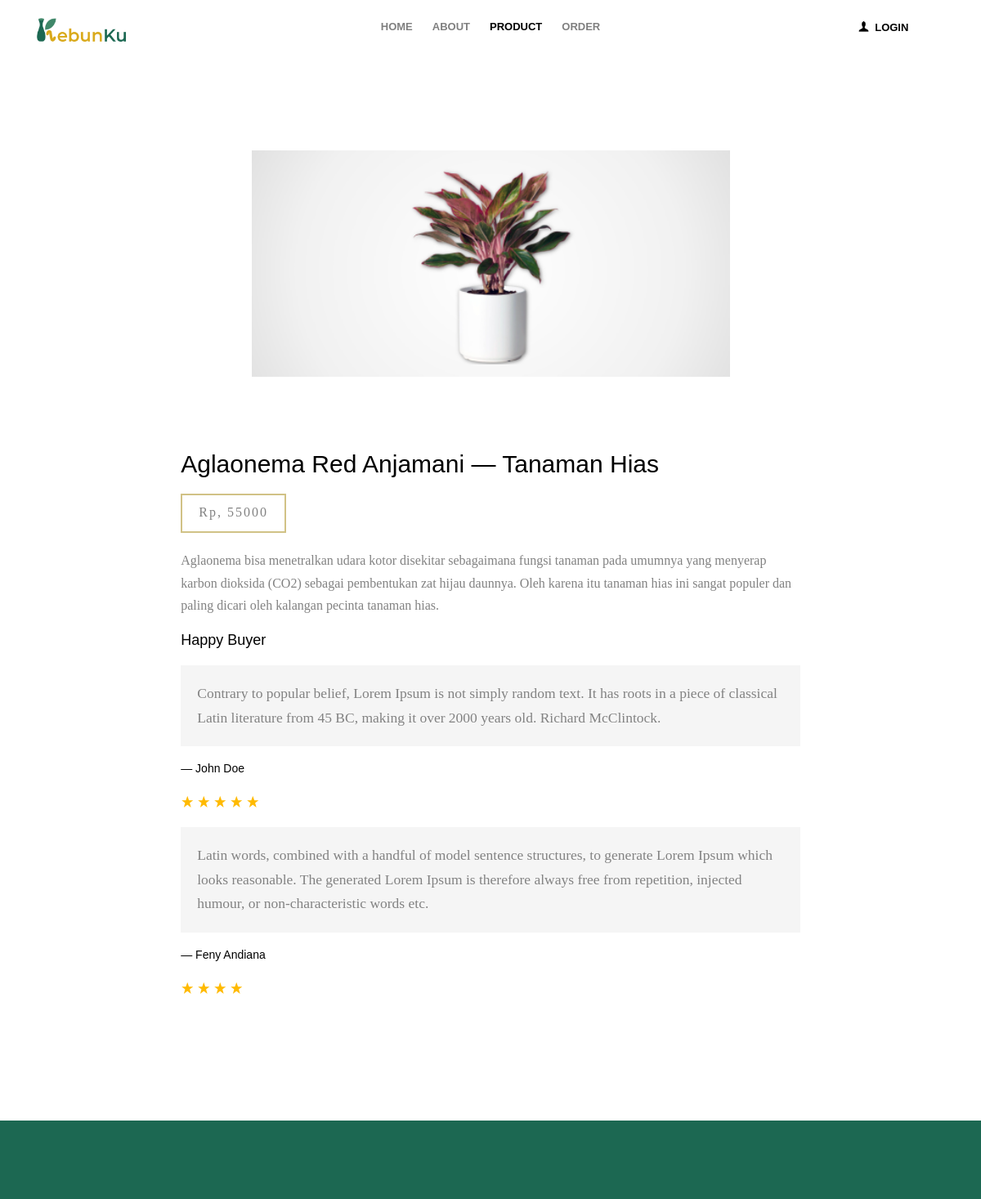
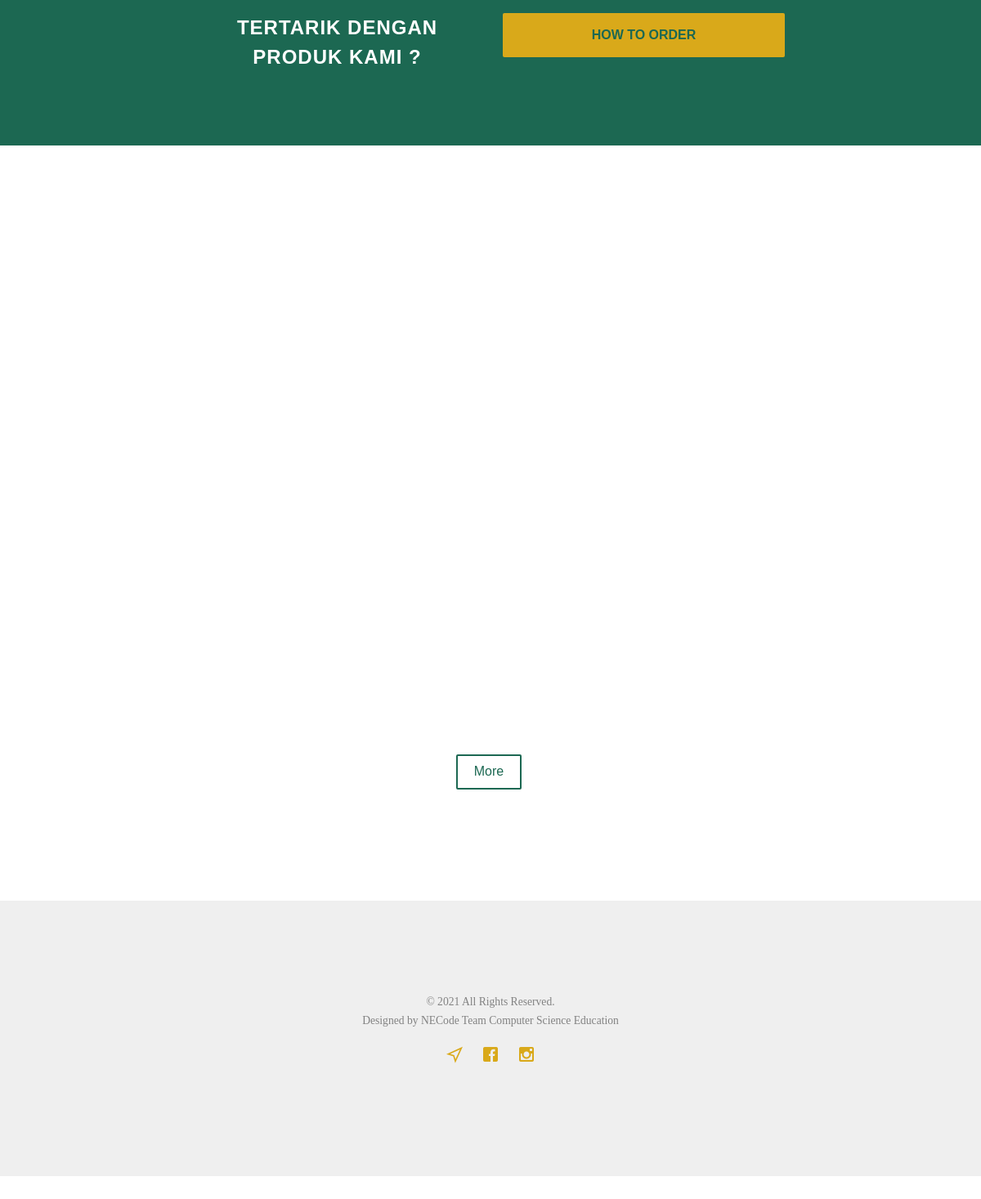
The page /detail-product.php?id_detail=1 on the database its author committed (2 pictures, top to bottom).
### tables this page shows
CREATE TABLE `tb_produk` (
  `id_produk` int(8) NOT NULL,
  `nama` varchar(200) NOT NULL,
  `foto` varchar(200) NOT NULL,
  `harga` int(8) NOT NULL,
  `id_jenisproduk` int(8) NOT NULL,
  `stok` int(8) NOT NULL,
  `keterangan` text NOT NULL
);

CREATE TABLE `tb_jenisproduk` (
  `id_jenisproduk` int(8) NOT NULL,
  `nama_jenis` varchar(200) NOT NULL
);

CREATE TABLE `tb_testimoni` (
  `id_testimoni` int(8) NOT NULL,
  `id_produk` int(8) NOT NULL,
  `nama_user` varchar(200) NOT NULL,
  `foto_user` varchar(200) NOT NULL,
  `testimoni` text NOT NULL,
  `rate` decimal(11,0) NOT NULL
);

### detail-product.php (the view, shortened to what this page needs)
<?php
include('dbconn/dbconn.php');
$id_detail = $_GET['id_detail'];
$sql_detail = "SELECT * FROM tb_produk p inner join tb_jenisproduk j on p.id_jenisproduk=j.id_jenisproduk WHERE p.id_produk='$id_detail'";
$result_detail = $conn->query($sql_detail);
$row_detail = $result_detail->fetch_assoc();
?>
<!DOCTYPE HTML>
<html>
<head>
	<link rel="stylesheet" href="pengunjung/css/animate.css">
	<link rel="stylesheet" href="pengunjung/css/icomoon.css">
	<link rel="stylesheet" href="pengunjung/css/bootstrap.css">
	<link rel="stylesheet" href="pengunjung/css/flexslider.css">
	<link rel="stylesheet" href="pengunjung/css/owl.carousel.min.css">
	<link rel="stylesheet" href="pengunjung/css/owl.theme.default.min.css">
	<link rel="stylesheet" href="pengunjung/css/style.css">
</head>
<body>
	<div id="page">
		<nav class="fh5co-nav" role="navigation">
			<div class="container">
				<div class="row">
					<div class="col-md-3 col-xs-2">
						<div id="fh5co-logo"><a href="index.php"><img src="images/branding/side-logo-5.png" width="120px"></a></div>
					</div>
					<div class="col-md-6 col-xs-6 text-center menu-1">
						<ul>
							<li><a href="index.php">HOME</a></li>
							<li><a href="about.php">ABOUT</a></li>
							<li class="active"><a href="product.php">PRODUCT</a></li>
							<li><a href="order.php">ORDER</a></li>
						</ul>
					</div>
					<div class="col-md-3 col-xs-4 text-right hidden-xs menu-2">
						<ul>
							<li class="search">
								<div class="input-group">
									<span class="input-group-btn">
										<button class="btn btn-primary" type="button"><a href="login-dashboard.php" class="cart" title="Login Petugas KebunKu"><span><i class="icon-user"></i></span>&nbsp;&nbsp;Login</a></button>
									</span>
								</div>
							</li>
						</ul>
					</div>
				</div>
			</div>
		</nav>
		<div id="fh5co-product">
			<div class="container">
				<div class="row">
					<div class="item">
						<div class="active text-center">
							<figure>
								<?php echo "<img src='images/product/" . $row_detail['foto'] . "' width='50%' >"; ?>
							</figure>
						</div>
					</div>
				</div>
				<div class="row">
					<div class="col-md-10 col-md-offset-1">
						<div class="fh5co-tabs animate-box">
							<div class="fh5co-tab-content-wrap">
								<div class="fh5co-tab-content tab-content active" data-tab-content="1">
									<div class="col-md-10 col-md-offset-1">
										<h2><?php echo $row_detail['nama']; ?> &mdash; <?php echo $row_detail['nama_jenis']; ?></h2>
										<span class="price">Rp, <?php echo $row_detail['harga']; ?></span>
										<p><?php echo $row_detail['keterangan']; ?></p>
										<div class="feed">
											<?php
											$id_test = $row_detail['id_produk'];
											$sql_test = "SELECT * FROM tb_testimoni WHERE id_produk='$id_test'";
											$result_test = $conn->query($sql_test);
											if ($result_test->num_rows > 0) {
												echo "<h4>Happy Buyer</h4>";
												while ($row_test = $result_test->fetch_assoc()) {
											?>
													<div>
														<blockquote>
															<p><?php echo $row_test['testimoni']; ?> </p>
														</blockquote>
														<h5> &mdash; <?php echo $row_test['nama_user']; ?> </h5>
														<span class="rate">
															<?php
															$rate = $row_test['rate'];
															while ($rate > 0) {
															?>
																<i class="icon-star2"></i>
															<?php
																$rate--;
															}
															?>
														</span>
													</div>
											<?php
												}
											}
											?>
										</div>
									</div>
								</div>
							</div>
						</div>
					</div>
				</div>
			</div>
			<div id="fh5co-started">
				<div class="container">
					<div class="row animate-box">
						<div class="col-md-8 col-md-offset-2">
							<form class="form-inline">
								<div class="col-md-6 col-sm-6 text-center fh5co-heading">
									<div class="form-group">
										<h2>Tertarik Dengan Produk Kami ?</h2>
									</div>
								</div>
								<div class="col-md-6 col-sm-6">
									<a href="order.php"><button type="button" class="btn btn-default btn-block">How To Order</button></a>
								</div>
							</form>
						</div>
					</div>
				</div>
			</div>
			<div id="fh5co-product">
				<div class="container">
				</div>
				<p align="center"><a href="about.php" class="btn btn-primary btn-outline">More</a></p>
			</div>
			<footer id="fh5co-footer" role="contentinfo">
				<div class="container">
					<div class="row copyright">
						<div class="col-md-12 text-center">
							<p>
								<small class="block">&copy; 2021 All Rights Reserved.</small>
								<small class="block">Designed by NECode Team Computer Science Education</small>
							</p>
							<p>
							<ul class="fh5co-social-icons">
								<li><a href="http://maps.google.com/?q=Universitas+Pendidikan+Indonesia" target="_blank"><i class="icon-location"></i></a></li>
								<li><a href="https://www.facebook.com/"><i class="icon-facebook" target="_blank"></i></a></li>
								<li><a href="https://www.instagram.com/"><i class="icon-instagram" target="_blank"></i></a></li>
							</ul>
							</p>
						</div>
					</div>
				</div>
			</footer>
		</div>
</body>
</html>

### pengunjung/css/icomoon.css (style rules this page uses)
[class^="icon-"], [class*=" icon-"] { font-family: 'icomoon' !important; speak: none; font-style: normal; font-weight: normal; font-variant: normal; text-transform: none; line-height: 1; -webkit-font-smoothing: antialiased; -moz-osx-font-smoothing: grayscale; }
.icon-location:before { content: "\e070"; }
.icon-star2:before { content: "\ea1d"; }
.icon-user:before { content: "\ea36"; }
.icon-facebook:before { content: "\ea67"; }
.icon-instagram:before { content: "\ea6f"; }

### rows shown on the page
tb_produk: foto (picture), nama "Aglaonema Red Anjamani", id_jenisproduk.nama_jenis "Tanaman Hias", harga "55000", keterangan "Aglaonema bisa menetralkan udara kotor disekitar sebagaimana fungsi tanaman pada umumnya yang menyerap karbon dioksida (CO2) sebagai pembentukan zat hijau daunnya. Oleh karena itu tanaman hias ini sangat populer dan paling dicari oleh kalangan pecinta tanaman hias."
tb_testimoni: testimoni "Contrary to popular belief, Lorem Ipsum is not simply random text. It has roots in a piece of classical Latin literature from 45 BC, making it over 2000 years old. Richard McClintock.", nama_user "John Doe", rate 5 (drawn)
tb_testimoni: testimoni "Latin words, combined with a handful of model sentence structures, to generate Lorem Ipsum which looks reasonable. The generated Lorem Ipsum is therefore always free from repetition, injected humour, or non-characteristic words etc.", nama_user "Feny Andiana", rate 4 (drawn)
